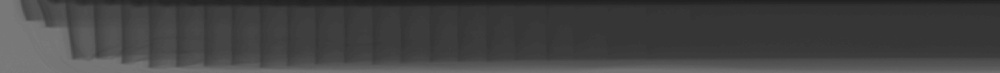
#> input picture data/my.jpg, 1000 x 73 px, shrunk from 1910 x 140 before the run, found by its file name
$ python 1.py
#> lines starting #> are read from the running program, lines starting #| are printed output that depends on the picture
# 导入相关包
import cv2
import numpy as np
from matplotlib import pyplot as plt
# %matplotlib inline
filename = 'my.jpg'
img = cv2.imread(filename)
#> img is the input picture: shape (73, 1000, 3); min 31, max 124, mean 67.4
img = cv2.cvtColor(img, cv2.COLOR_BGR2RGB)
# print(img.shape) # 输出通道数，大小是350*350 3通道
# plt.imshow(img)
# plt.show()

class Brightness:
    def __init__(self, brightness_factor):
        self.brightness_factor = brightness_factor

    def __call__(self, img):
        img_hsv = cv2.cvtColor(img, cv2.COLOR_BGR2HSV)  # 通过cv2.cvtColor把图像从BGR转换到HSV
#> img_hsv: shape (73, 1000, 3); mean H, S, V 0, 0, 67.4
        darker_hsv = img_hsv.copy()
        darker_hsv[:, :, 2] = self.brightness_factor * darker_hsv[:, :, 2]
        return cv2.cvtColor(darker_hsv, cv2.COLOR_HSV2BGR)


brightness = Brightness(1.0)
img2 = brightness(img)
plt.imshow(img2)

brightness = Brightness(5.0)
img3 = brightness(img)
#> in __call__ (call 2), `darker_hsv[:, :, 2] = self.brightness_factor * darker_hsv[:, :, 2]`: darker_hsv: shape (73, 1000, 3); mean H, S, V 0, 0, 82.3
#> in __call__ (call 2), `return cv2.cvtColor(darker_hsv, cv2.COLOR_HSV2BGR)`:
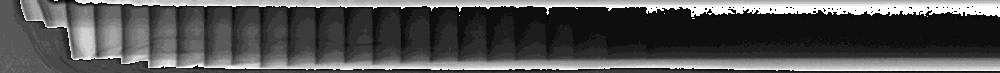
#> returned value: shape (73, 1000, 3); min 3, max 255, mean 82.3
plt.imshow(img3)
plt.show()
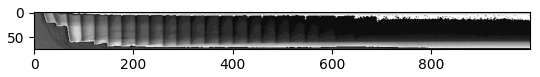
#> figure drawn by matplotlib, 1 panel
